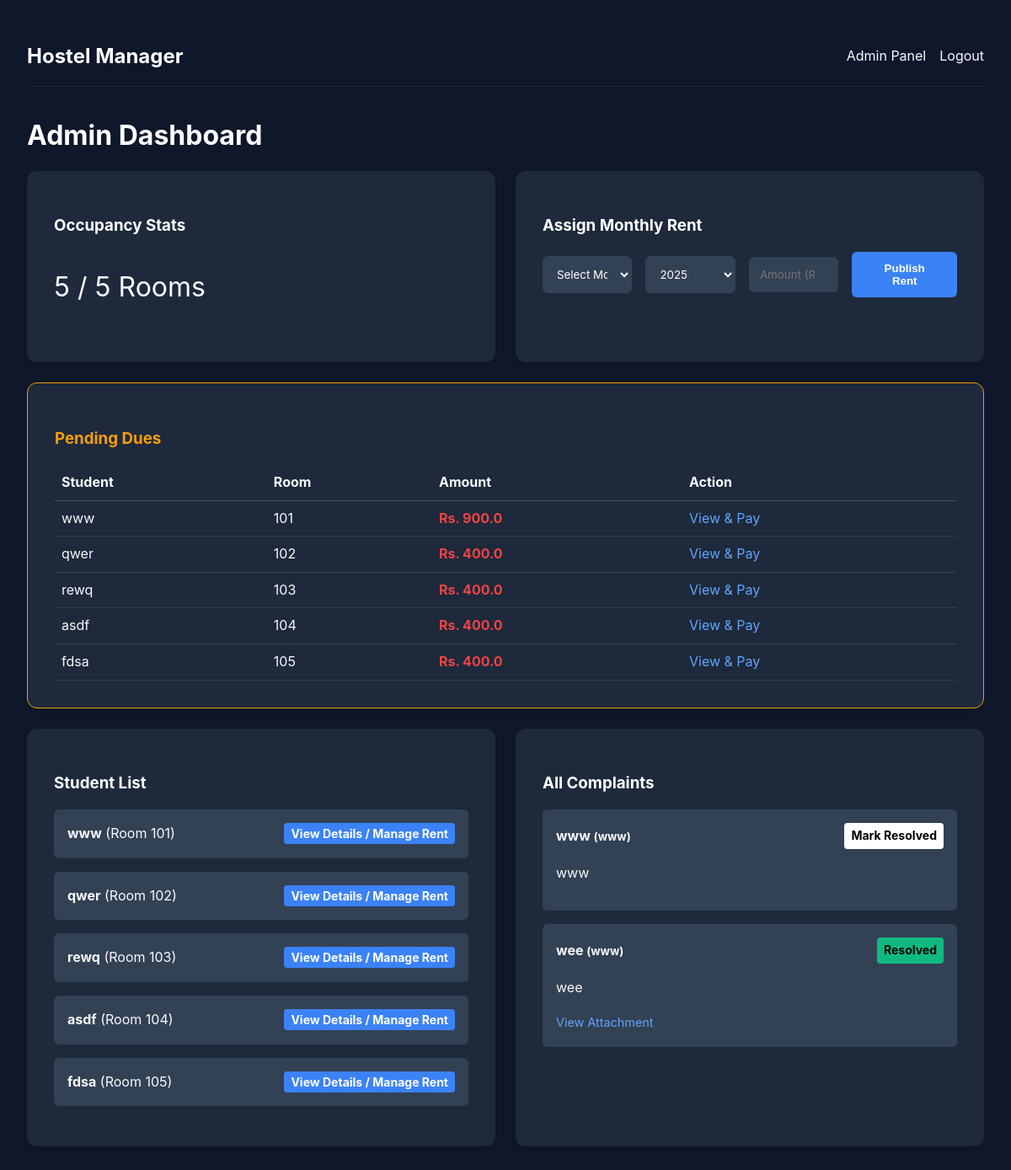
The page /admin (signed in) on the database its author committed.
### models.py (models this page shows)
class User(db.Model, UserMixin):
    id = db.Column(db.Integer, primary_key=True)
    username = db.Column(db.String(80), unique=True, nullable=False)
    password = db.Column(db.String(120), nullable=False)
    role = db.Column(db.String(10), nullable=False)
    full_name = db.Column(db.String(100), nullable=True)
    phone = db.Column(db.String(20), nullable=True) # Added
    room = db.relationship('Room', backref='student', uselist=False)
    complaints = db.relationship('Complaint', backref='student', lazy=True)
    rents = db.relationship('Rent', backref='student', lazy=True)
    transactions = db.relationship('Transaction', backref='student', lazy=True) # Added

class Room(db.Model):
    id = db.Column(db.Integer, primary_key=True)
    room_number = db.Column(db.Integer, unique=True, nullable=False)
    is_occupied = db.Column(db.Boolean, default=False)
    student_id = db.Column(db.Integer, db.ForeignKey('user.id'), nullable=True)

class Complaint(db.Model):
    id = db.Column(db.Integer, primary_key=True)
    title = db.Column(db.String(100), nullable=False)
    description = db.Column(db.Text, nullable=False)
    image_file = db.Column(db.String(100), nullable=True) # Added
    status = db.Column(db.String(20), default='Pending') # Pending, Resolved
    created_at = db.Column(db.DateTime, default=datetime.utcnow)
    student_id = db.Column(db.Integer, db.ForeignKey('user.id'), nullable=False)

### routes.py (the view)
@app.route('/admin')
@login_required
def admin_dashboard():
    if current_user.role != 'admin':
        return redirect(url_for('student_dashboard'))
    total_rooms = Room.query.count()
    occupied = Room.query.filter_by(is_occupied=True).count()
    users = User.query.filter_by(role='student').all()
    complaints = Complaint.query.all()
    pending_dues = []
    for s in users:
        total_rent = sum(r.amount for r in s.rents)
        total_paid = sum(t.amount for t in s.transactions)
        balance = total_rent - total_paid
        if balance > 0:
            pending_dues.append({
                'id': s.id,
                'name': s.full_name,
                'room': s.room.room_number if s.room else 'N/A',
                'amount': balance
            })
    return render_template('admin_dashboard.html',
                         total=total_rooms,
                         occupied=occupied,
                         users=users,
                         complaints=complaints,
                         pending_dues=pending_dues)

### app.py (called while the page is built)
@login_manager.user_loader
def load_user(user_id):
    return User.query.get(int(user_id))

### templates/admin_dashboard.html (shortened to what this page needs)
{% extends "base.html" %}
{% block content %}
<h1>Admin Dashboard</h1>
<div class="grid">
    <div class="card">
        <h3>Occupancy Stats</h3>
        <p style="font-size: 2rem;">{{ occupied }} / {{ total }} Rooms</p>
    </div>
    <div class="card">
        <h3>Assign Monthly Rent</h3>
        <form method="POST" action="{{ url_for('assign_rent') }}" class="flex">
            <select name="month" required>
                <option value="" disabled selected>Select Month</option>
            </select>
            <select name="year" required>
                <option value="2025" selected>2025</option>
            </select>
            <input type="number" name="amount" placeholder="Amount (Rs.)" required>
            <button type="submit">Publish Rent</button>
        </form>
    </div>
</div>
<div class="grid">
    <div class="card" style="border: 1px solid #f59e0b;">
        <h3 style="color: #f59e0b;">Pending Dues</h3>
        {% if pending_dues %}
        <table style="width: 100%; text-align: left; border-collapse: collapse;">
            <thead>
                <tr style="border-bottom: 1px solid #475569;">
                    <th style="padding: 0.5rem;">Student</th>
                    <th style="padding: 0.5rem;">Room</th>
                    <th style="padding: 0.5rem;">Amount</th>
                    <th style="padding: 0.5rem;">Action</th>
                </tr>
            </thead>
            <tbody>
                {% for d in pending_dues %}
                <tr style="border-bottom: 1px solid #334155;">
                    <td style="padding: 0.5rem;">{{ d.name }}</td>
                    <td style="padding: 0.5rem;">{{ d.room }}</td>
                    <td style="padding: 0.5rem; color: #ef4444; font-weight: bold;">Rs. {{ d.amount }}</td>
                    <td style="padding: 0.5rem;">
                        <a href="{{ url_for('student_details', id=d['id']) }}"
                            style="color: #60a5fa; text-decoration: none;">View & Pay</a>
                    </td>
                </tr>
                {% endfor %}
            </tbody>
        </table>
        {% else %}
        <p style="color: #10b981;">No pending dues!</p>
        {% endif %}
    </div>
</div>
<div class="grid">
    <div class="card">
        <h3>Student List</h3>
        {% for s in users %}
        <div class="student-item flex" style="align-items: center;">
            <div>
                <strong>{{ s.full_name }}</strong> (Room {% if s.room %}{{ s.room.room_number }}{% else %}N/A{% endif
                %})
            </div>
            <div>
                <a href="{{ url_for('student_details', id=s.id) }}" class="badge"
                    style="background: var(--primary); color: white; text-decoration: none;">View Details / Manage
                    Rent</a>
            </div>
        </div>
        {% else %}
        <p>No students registered.</p>
        {% endfor %}
    </div>
    <div class="card">
        <h3>All Complaints</h3>
        {% for c in complaints %}
        <div class="complaint-item">
            <div class="flex">
                <strong>{{ c.title }} <small>({{ c.student.full_name }})</small></strong>
                {% if c.status == 'Pending' %}
                <a href="{{ url_for('resolve_complaint', id=c.id) }}" class="badge"
                    style="background: white; color: black; text-decoration: none;">Mark Resolved</a>
                {% else %}
                <span class="badge Resolved">Resolved</span>
                {% endif %}
            </div>
            <p>{{ c.description }}</p>
            {% if c.image_file %}
            <div style="margin-top: 0.5rem;">
                <a href="{{ url_for('static', filename='uploads/' + c.image_file) }}" target="_blank"
                    style="color: #60a5fa; font-size: 0.9rem;">View Attachment</a>
            </div>
            {% endif %}
        </div>
        {% else %}
        <p>No complaints.</p>
        {% endfor %}
    </div>
</div>
{% endblock %}

### static/style.css (style rules this page uses)
:root { --primary: #3b82f6; --secondary: #1e293b; --bg: #0f172a; --text: #f8fafc; --card: #1e293b; --input: #334155; --danger: #ef4444; --success: #10b981; }
body { margin: 0; font-family: 'Inter', system-ui, -apple-system, sans-serif; background-color: var(--bg); color: var(--text); line-height: 1.6; }
.card { background: var(--card); padding: 2rem; border-radius: 12px; box-shadow: 0 4px 6px -1px rgba(0, 0, 0, 0.1); margin-bottom: 1.5rem; }
h1, h2, h3 { color: #fff; margin-bottom: 1rem; }
a { color: var(--primary); text-decoration: none; }
input, select, textarea { width: 100%; padding: 0.75rem; background: var(--input); border: 1px solid var(--input); color: white; border-radius: 6px; box-sizing: border-box; font-family: inherit; }
button { background: var(--primary); color: white; padding: 0.75rem 1.5rem; border: none; border-radius: 6px; cursor: pointer; font-weight: 600; width: 100%; }
.grid { display: grid; grid-template-columns: repeat(auto-fit, minmax(300px, 1fr)); gap: 1.5rem; }
.flex { display: flex; justify-content: space-between; align-items: center; gap: 1rem; }
.badge { padding: 0.25rem 0.5rem; border-radius: 4px; font-size: 0.875rem; font-weight: bold; }
.badge.Resolved, .badge.Paid { background: var(--success); color: black; }
.complaint-item, .student-item { background: #334155; padding: 1rem; margin-bottom: 1rem; border-radius: 6px; }

### rows shown on the page
User: name "www", room "101", amount "900.0", full_name "www", room.room_number "101"
User: name "qwer", room "102", amount "400.0", full_name "qwer", room.room_number "102"
User: name "rewq", room "103", amount "400.0", full_name "rewq", room.room_number "103"
User: name "asdf", room "104", amount "400.0", full_name "asdf", room.room_number "104"
User: name "fdsa", room "105", amount "400.0", full_name "fdsa", room.room_number "105"
Complaint: title "www", student.full_name "www", description "www"
Complaint: title "wee", student.full_name "www", status "Resolved", description "wee"

### other values the page prints
{{ occupied }} "5"
{{ total }} "5"
